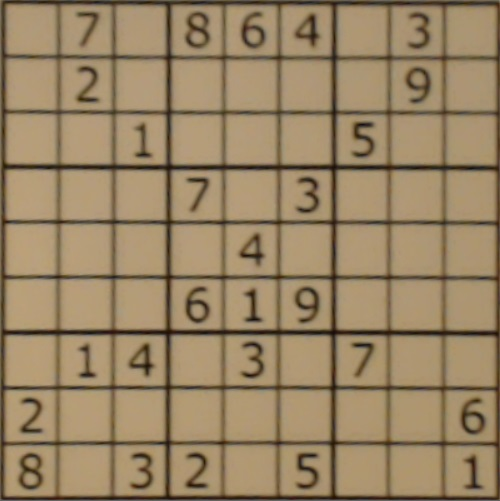
#> input picture src/ortho_raw.jpg, 500 x 501 px
$ python -i helper.py   (imports and definitions only)   (Python 2 division)   (older library calls are emulated)
#> lines starting #> are read from the running program, lines starting #| are printed output that depends on the picture; after the words box and inside, x2 and y2 are one past the last pixel; in counts of white or black regions, pixels touching at a corner belong together
#> further down, picture is the input picture: shape (501, 500, 3); mean B, G, R 100.6, 132.4, 153.5
'''Helper functions for sudoku solver project'''

import numpy as np
import cv2
from line_intersection import line_intersec

side_length = 400

# __sudoku_ctrl_pts3D = np.array([[[000, 000, 0]],
#                                 [[400, 000, 0]],
#                                 [[400, 400, 0]],
#                                 [[000, 400, 0]]])
sudoku_ctrl_pts2D = np.array([[[0, 0]],
                              [[side_length, 0]],
                              [[side_length, side_length]],
                              [[0, side_length]]])


def distance(vec1, vec2):
    '''Find the euclidian distance between two points'''
    return np.linalg.norm(vec1 - vec2)


# [67 lines left out: functions simplify_contour, is_quadrilateral, find_vertices_cw, get_orthophoto, not called in this run]


def filter_small_contours(contours, area, thresh=0.1):
    '''Given a list of contours, filter out the contours that is smaller than
    area*thresh. Return the qulified contours

    filterSmallContours(contours, area, thresh) -> contours
    '''
    return [x for x in contours if cv2.contourArea(x) > area * thresh]


def filter_non_quadrilateral(contours, esp=0.1):
    '''Given a list of contours, filter out the contours that is no like a
    quadrilateral shape. The returned contours are simplified.

    filterNonQuadrilateral(contours, esp) -> contours
    '''
    result = []
    for cnt in contours:
        ret, contour = is_quadrilateral(cnt, esp)
        if ret:
            result.append(contour)
    return result


def find_sudoku_board(img, image_type='raw'):
    '''Given the picture, try to find the sudoku board

    img: img source

    image_type: can be raw, gray. Default raw.

    find_sudoku_board(img) -> img_gray, contoursCW
    '''
#> called with image_type = 'raw'

    if image_type == 'raw':
        img_gray = cv2.cvtColor(img, cv2.COLOR_BGR2GRAY)
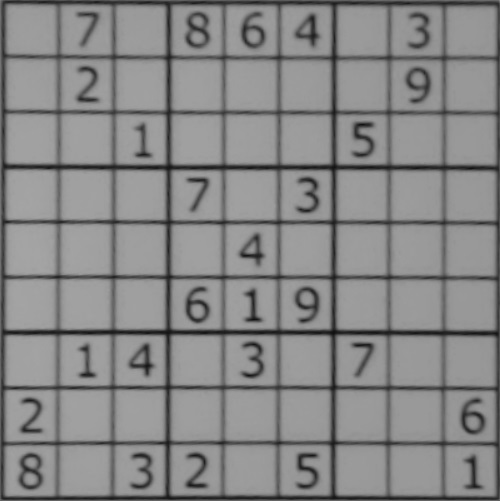
#> img_gray: shape (501, 500); min 15, max 165, mean 135.1
    elif image_type == 'gray':
        img_gray = img
    else:
        print 'Unknown image type', image_type
        exit(1)

    img_canny = cv2.Canny(img_gray, 100, 200)
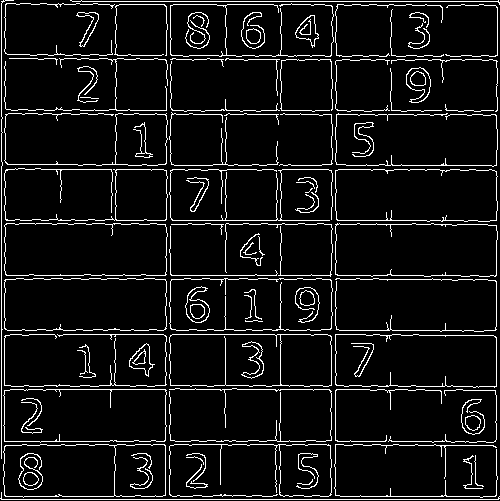
#> img_canny: shape (501, 500); 7.6% white in thin lines or dots
    _, contours, _ = cv2.findContours(
        img_canny, cv2.RETR_EXTERNAL, cv2.CHAIN_APPROX_SIMPLE)
#> contours = 73 contours, 45 with area under 20; largest, box (x1, y1, x2, y2) and area: (3, 389, 167, 443) 8354, (4, 223, 168, 276) 8306, (3, 444, 166, 498) 8292, (4, 278, 167, 331) 8253, (169, 334, 332, 387) 8246

    area = img_canny.shape[0] * img_canny.shape[1]
#> area = 250500
    # ignore contours that are too small:
    # define too small: the max area of the contour is smaller than 10% of the
    # screen area
    contours = filter_small_contours(contours, area, thresh=0.1)
#> contours = []
    # ignore contours looks no where like a quadrilateral
    contours = filter_non_quadrilateral(contours, esp=0.05)
    return img_gray, [find_vertices_cw(cnt) for cnt in contours]


# [223 lines left out: functions draw_hough_lines, get_perpendicular_lines, sort_lines, remove_redundant_lines, find_intersections, draw_intersections and 1 more, not called in this run]

def make_solution_img(sol):
    '''Given the sudoku solution, return a image of that'''


# [91 lines left out: functions get_cells_ABANDONED, find_verticesCW_ABANDONED, not called in this run]

>>> import cv2
>>> picture = cv2.imread('ortho_raw.jpg')
>>> result = find_sudoku_board(picture)
